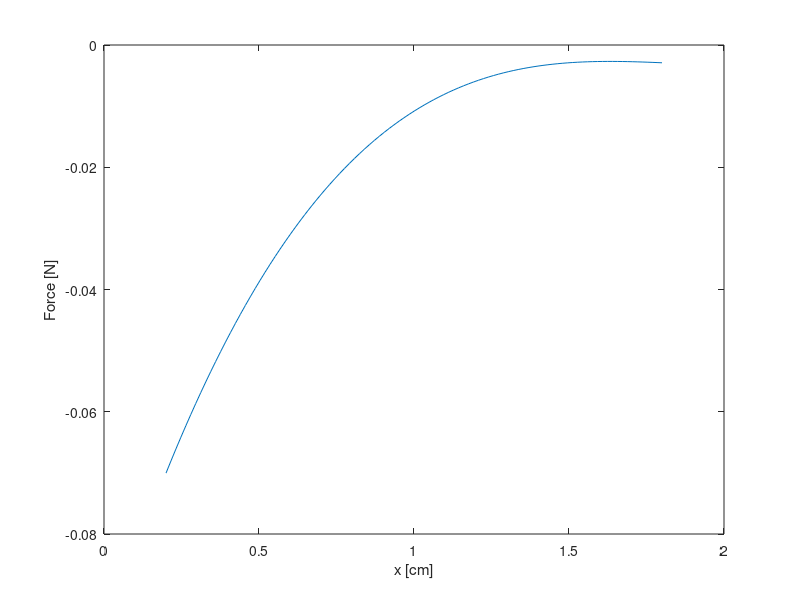

This chart was generated by the following MATLAB code:
clc;
clear;

% Here is the data: x in cm,L in mH
xdata = [0 0.2 0.4 0.6 0.8 1.0 1.2 1.4 1.6 1.8 2.0];
Ldata = [2.8 2.26 1.78 1.52 1.34 1.26 1.20 1.16 1.13 1.11 1.10];

%Convert to SI units
x = xdata*1.e-2;
L = Ldata*1.e-3;

len = length(x);
xmax = x(len);

% Use polyfit to perform a 4'th order fit of L to x, Store 
% the polynomial coefficients in vector a. The fit will be 
% of the form:
%
% Lfit = a(1)*x^4 + a(2)*x^3 + a(3)*x^2 + a(4)*x + a(5);
%
a = polyfit(x,L,4);
% Let's check the fit

for n = 1:101
    xfit(n) = xmax*(n-1)/100;
    Lfit(n) = a(1)*xfit(n)^4 + a(2)*xfit(n)^3 + a(3)*xfit(n)^2 ...
    + a(4)*xfit(n) + a(5);
end

% Plot the data and then the fit to compare (convert xfit to cm and
% Lfit to mH

plot(xdata,Ldata,'*');
hold
plot(xfit*100,Lfit*1000);
hold
xlabel('x [cm]');
ylabel('L [mH]');

fprintf('\n Paused. Hit and key to plot the force.\n');
pause;

% Now plot the force. The force will be given by 
%
%     i^2    dL    i^2
% f = --- * ---- = --- (4*a(1)*x^3 + 3*a(2)*x^2 + 2*a(3)*x + a(4))
%      2     dx     2

%Set current to 0.75A
I = 0.75;
for n = 1:101
    xfit(n) = 0.2/100 + 0.016*(n-1)/100;
    F(n) = 4*a(1)*xfit(n)^3 + 3*a(2)*xfit(n)^2 + 2*a(3)*xfit(n) + a(4);
    F(n) = (I^2/2)*F(n);
end

plot(xfit*100,F);
xlabel('x [cm]');
ylabel('Force [N]');



    